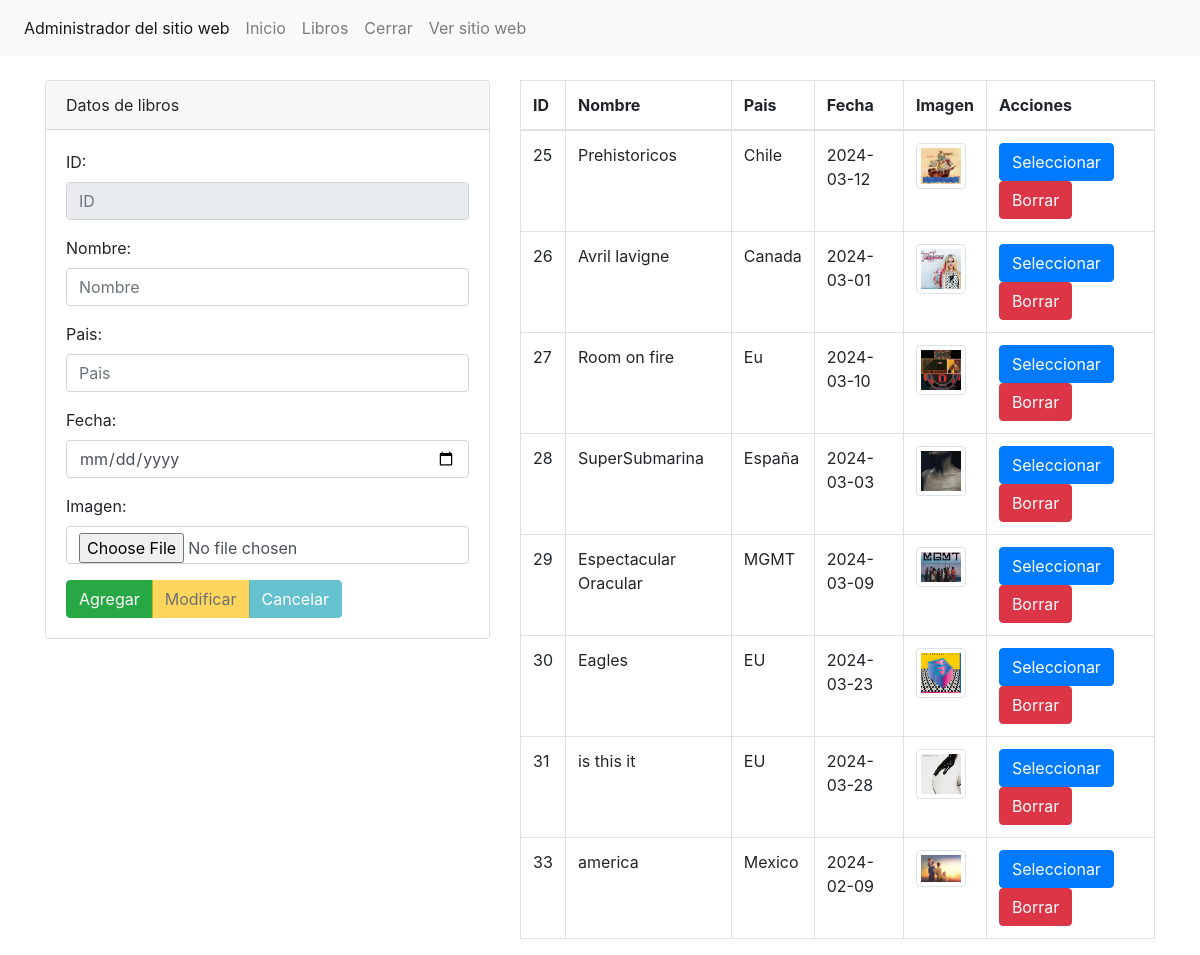
Screenshot of /administrador/seccion/productos.php (signed in) with the database file from the repository.
### tables this page shows
CREATE TABLE `libros` (
  `id` int NOT NULL,
  `nombre` varchar(255) NOT NULL,
  `pais` varchar(255) NOT NULL,
  `fecha` date DEFAULT NULL,
  `imagen` varchar(1000) NOT NULL
);

### administrador/seccion/productos.php (the view, shortened to what this page needs)
<?php include("../template/cabecera.php"); ?>
<?php
$txtID=(isset($_POST['txtID']))?$_POST['txtID']:"";
$txtNombre=(isset($_POST['txtNombre']))?$_POST['txtNombre']:"";
$txtPais=(isset($_POST['txtPais']))?$_POST['txtPais']:"";
$txtFecha=(isset($_POST['txtFecha']))?$_POST['txtFecha']:"";
$accion=(isset($_POST['accion']))?$_POST['accion']:"";
include("../config/bd.php");
$sentenciaSQL= $conexion->prepare("SELECT * FROM libros");
$sentenciaSQL->execute();
$listalibros=$sentenciaSQL->fetchALL(PDO::FETCH_ASSOC);
?>
<div class="col-md-5">
<div class="card">
    <div class="card-header">
        Datos de libros
    </div>
    <div class="card-body">
<form method="POST" enctype="multipart/form-data" >
    <div class ="form-group">
    <label for="txtID">ID:</label>
    <input type="text" required readonly class="form-control" value="<?php echo $txtID; ?>" name="txtID" id="txtID"  placeholder="ID">
    </div>
    <div class="form-group">
    <label for="txtNombre">Nombre:</label>
    <input type="text" required class="form-control" value="<?php echo $txtNombre; ?>" name="txtNombre" id="txtNombre" placeholder="Nombre">
    </div>
    <div class="form-group">
    <label for="txtPais">Pais:</label>
    <input type="text" required class="form-control" value="<?php echo $txtPais; ?>" name="txtPais" id="txtPais" placeholder="Pais">
    </div>
    <div class="form-group">
    <label for="txtFecha">Fecha:</label>
    <input type="Date" required class="form-control" value="<?php echo $txtFecha; ?>" name="txtFecha" id="txtFecha" placeholder="Fecha">
    </div>
    <div class="form-group">
    <label for="txtNombre">Imagen:</label>
    <input type="file"  class="form-control" name="txtImagen" id="txtImagen" placeholder="Nombre del libro">
    </div>
    <div class="btn-group" role="group" aria-label="">
        <button type="submit" name="accion" <?php echo ($accion=="Seleccionar")?"disabled":""; ?> value="Agregar" class="btn btn-success">Agregar</button>
        <button type="submit" name="accion" <?php echo ($accion!=="Seleccionar")?"disabled":""; ?> value="Modificar" class="btn btn-warning">Modificar</button>
        <button type="submit" name="accion" <?php echo ($accion!=="Seleccionar")?"disabled":""; ?> value="Cancelar" class="btn btn-info">Cancelar</button>
    </div>
    </form>
    </div>
</div>
</div>
<div class="col-md-7">
<table class="table table-bordered">
    <thead>
        <tr>
            <th>ID</th>
            <th>Nombre</th>
            <th>Pais</th>
            <th>Fecha</th>
            <th>Imagen</th>
            <th>Acciones</th>
        </tr>
    </thead>
    <tbody>
        <?php foreach($listalibros as $libro) { ?>
        <tr>
            <td><?php echo $libro['id']; ?></td>
            <td><?php echo $libro['nombre']; ?></td>
            <td><?php echo $libro['pais']; ?></td>
            <td><?php echo $libro['fecha']; ?></td>
            <td>
            <img class="img-thumbnail rounded" src="../../img/<?php echo $libro['imagen']; ?>" width="50" alt="" srcset="">
            </td>
            <td>
            <form method="post">
            <input type="submit" name="accion" value="Seleccionar" class="btn btn-primary"/>
            <input type="submit" name="accion" value="Borrar" class="btn btn-danger"/>
            </form>
            </td>
        </tr>
<?php } ?>
    </tbody>
</table>
</div>
<?php include("../template/pie.php"); ?>

### rows the page displays
libros: id "25", nombre "Prehistoricos", pais "Chile", fecha "2024-03-12", imagen (picture)
libros: id "26", nombre "Avril lavigne", pais "Canada", fecha "2024-03-01", imagen (picture)
libros: id "27", nombre "Room on fire", pais "Eu", fecha "2024-03-10", imagen (picture)
libros: id "28", nombre "SuperSubmarina", pais "España", fecha "2024-03-03", imagen (picture)
libros: id "29", nombre "Espectacular Oracular", pais "MGMT", fecha "2024-03-09", imagen (picture)
libros: id "30", nombre "Eagles", pais "EU", fecha "2024-03-23", imagen (picture)
libros: id "31", nombre "is this it", pais "EU", fecha "2024-03-28", imagen (picture)
libros: id "33", nombre "america", pais "Mexico", fecha "2024-02-09", imagen (picture)
